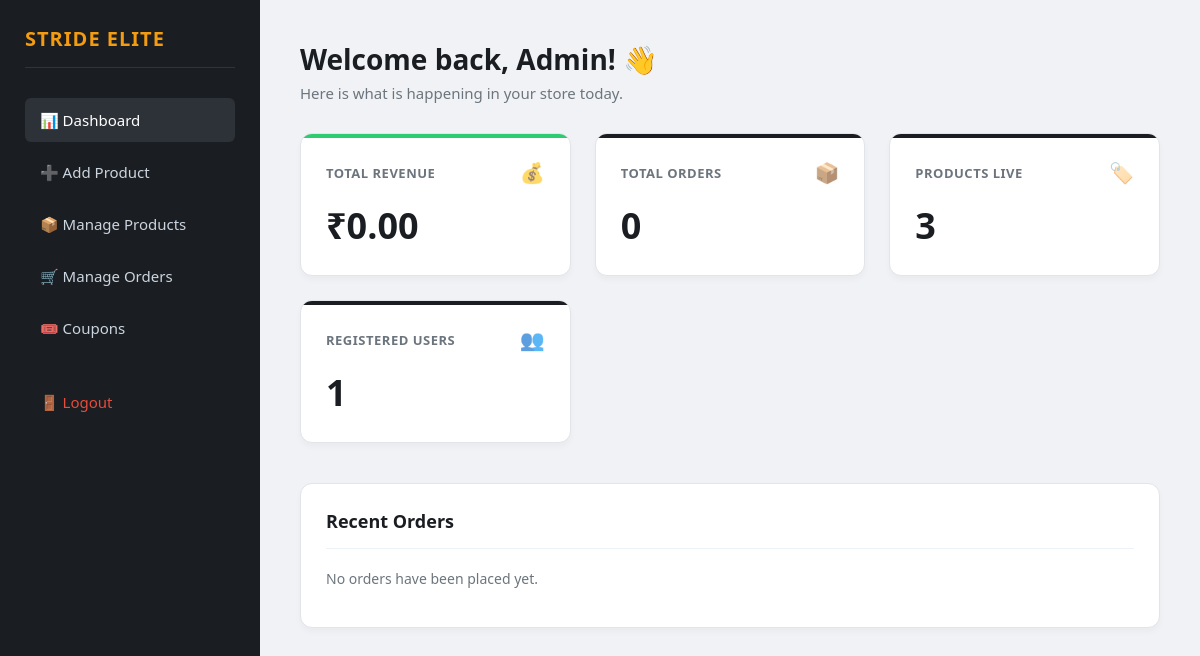
/admin/dashboard.php (signed in), run on an earlier commit of the app's database.
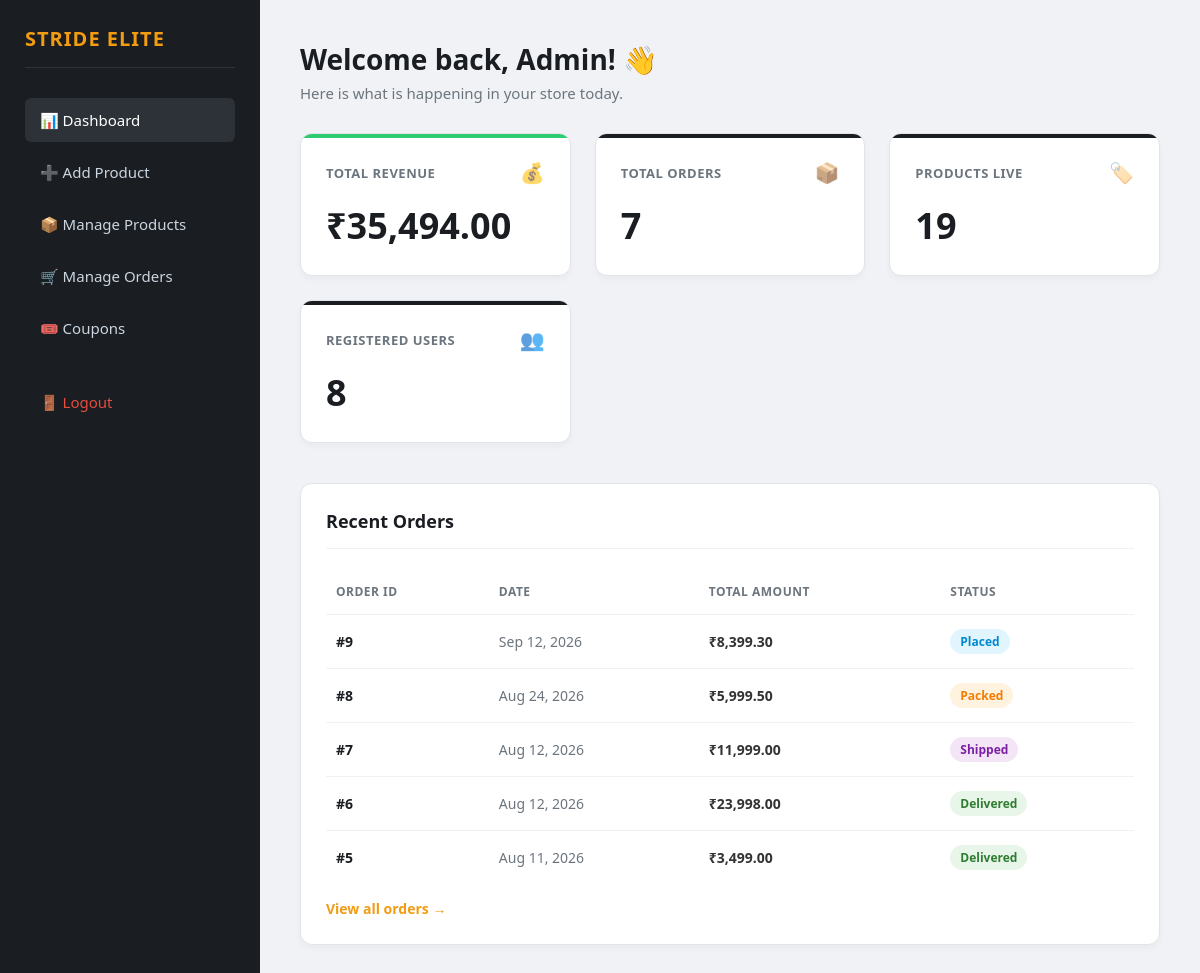
And on a later commit of the database.
### tables this page shows
CREATE TABLE `orders` (
  `id` int(11) NOT NULL,
  `user_id` int(11) NOT NULL,
  `coupon_id` int(11) DEFAULT NULL,
  `total_amount` decimal(10,2) NOT NULL,
  `payment_method` varchar(30) NOT NULL DEFAULT 'cod',
  `payment_detail` varchar(100) DEFAULT NULL,
  `ship_name` varchar(100) DEFAULT NULL,
  `ship_phone` varchar(20) DEFAULT NULL,
  `ship_address` varchar(255) DEFAULT NULL,
  `ship_city` varchar(100) DEFAULT NULL,
  `ship_state` varchar(100) DEFAULT NULL,
  `ship_pincode` varchar(12) DEFAULT NULL,
  `order_status` enum('placed','packed','shipped','delivered','cancelled') DEFAULT 'placed',
  `created_at` timestamp NOT NULL DEFAULT current_timestamp()
);

### admin/dashboard.php (the view, shortened to what this page needs)
<?php
require '../db.php';
$user_query = $conn->query("SELECT COUNT(*) AS count FROM users WHERE role = 'user'");
$user_count = $user_query->fetch_assoc()['count'];
$product_query = $conn->query("SELECT COUNT(*) AS count FROM products");
$product_count = $product_query->fetch_assoc()['count'];
$order_query = $conn->query("SELECT COUNT(*) AS count FROM orders");
$order_count = $order_query->fetch_assoc()['count'];
$revenue_query = $conn->query("SELECT SUM(total_amount) AS total FROM orders WHERE order_status = 'delivered'");
$revenue_result = $revenue_query->fetch_assoc()['total'];
$total_revenue = $revenue_result ? $revenue_result : 0;
$recent_orders = $conn->query("SELECT id, total_amount, order_status, created_at FROM orders ORDER BY created_at DESC LIMIT 5");
?>
<!DOCTYPE html>
<html lang="en">
<head>
</head>
<body>
    <div class="sidebar">
        <h2>STRIDE Elite</h2>
        <a href="dashboard.php" class="active">📊 Dashboard</a>
        <a href="add_product.php">➕ Add Product</a>
        <a href="manage_products.php">📦 Manage Products</a>
        <a href="manage_orders.php">🛒 Manage Orders</a>
        <a href="coupons.php">🎟️ Coupons</a>
        <a href="../logout.php" class="logout">🚪 Logout</a>
    </div>
    <div class="main-content">
        <h1>Welcome back, <?php echo htmlspecialchars($_SESSION['username']); ?>! 👋</h1>
        <p class="subtitle">Here is what is happening in your store today.</p>
        <div class="stats-grid">
            <div class="stat-card highlight">
                <div class="stat-header">
                    <h3 class="stat-title">Total Revenue</h3>
                    <span class="stat-icon">💰</span>
                </div>
                <h2 class="stat-value">₹<?php echo number_format($total_revenue, 2); ?></h2>
            </div>
            <div class="stat-card">
                <div class="stat-header">
                    <h3 class="stat-title">Total Orders</h3>
                    <span class="stat-icon">📦</span>
                </div>
                <h2 class="stat-value"><?php echo $order_count; ?></h2>
            </div>
            <div class="stat-card">
                <div class="stat-header">
                    <h3 class="stat-title">Products Live</h3>
                    <span class="stat-icon">🏷️</span>
                </div>
                <h2 class="stat-value"><?php echo $product_count; ?></h2>
            </div>
            <div class="stat-card">
                <div class="stat-header">
                    <h3 class="stat-title">Registered Users</h3>
                    <span class="stat-icon">👥</span>
                </div>
                <h2 class="stat-value"><?php echo $user_count; ?></h2>
            </div>
        </div>
        <div class="widget-panel">
            <h3>Recent Orders</h3>
            <?php if ($recent_orders->num_rows > 0): ?>
                <table>
                    <tr>
                        <th>Order ID</th>
                        <th>Date</th>
                        <th>Total Amount</th>
                        <th>Status</th>
                    </tr>
                    <?php while($order = $recent_orders->fetch_assoc()): ?>
                        <tr>
                            <td style="font-weight: 600; color: #1a1d21;">#<?php echo $order['id']; ?></td>
                            <td style="color: #6c757d;"><?php echo date('M d, Y', strtotime($order['created_at'])); ?></td>
                            <td style="font-weight: 600;">₹<?php echo number_format($order['total_amount'], 2); ?></td>
                            <td>
                                <span class="status-badge status-<?php echo strtolower($order['order_status']); ?>">
                                    <?php echo htmlspecialchars($order['order_status']); ?>
                                </span>
                            </td>
                        </tr>
                    <?php endwhile; ?>
                </table>
                <a href="manage_orders.php" class="view-all">View all orders →</a>
            <?php else: ?>
                <p style="color: #6c757d; font-size: 14px;">No orders have been placed yet.</p>
            <?php endif; ?>
        </div>
    </div>
</body>
</html>

What changed in the data, as far as the page shows it:
added orders: id "9", created_at "Sep 12, 2026", total_amount "8,399.30", order_status "Placed"
added orders: id "8", created_at "Aug 24, 2026", total_amount "5,999.50", order_status "Packed"
added orders: id "7", created_at "Aug 12, 2026", total_amount "11,999.00", order_status "Shipped"
added orders: id "6", created_at "Aug 12, 2026", total_amount "23,998.00", order_status "Delivered"
added orders: id "5", created_at "Aug 11, 2026", total_amount "3,499.00", order_status "Delivered"
Also different on the page:
$total_revenue: "0.00" → "35,494.00"
$order_count: "0" → "7"
$product_count: "3" → "19"
$user_count: "1" → "8"
text no longer shown: "No orders have been placed yet."
text now shown: "ORDER ID DATE TOTAL AMOUNT STATUS View all orders →"
